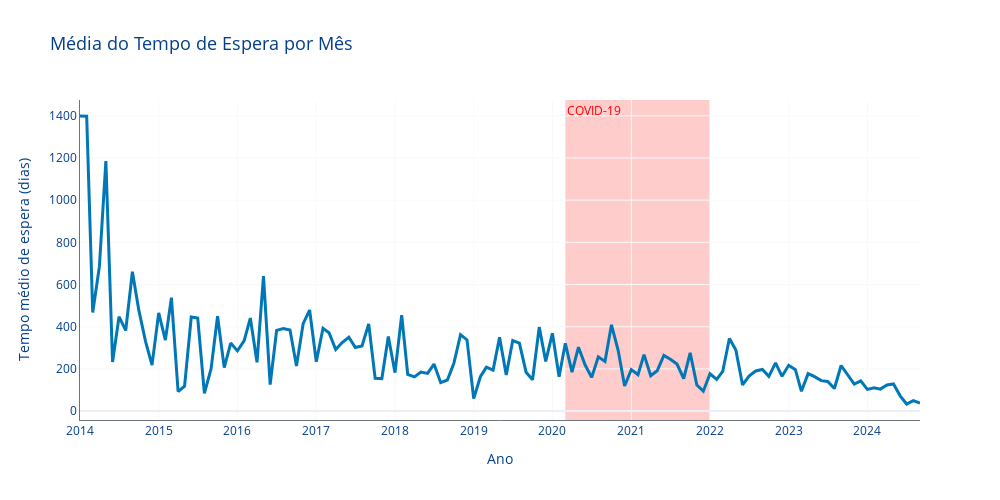

Notebook source saved alongside this figure:
### Markdown cell above
# 2) Houve mudanças na demora ao longo dos anos, especialmente em períodos críticos como a pandemia de COVID-19?

### Code cell
# Garantir que a coluna data_primeira_dialise está em datetime
df_espera['data_primeira_dialise'] = pd.to_datetime(df_espera['data_primeira_dialise'])

# Criar coluna de ano-mês
df_espera['ano_mes'] = df_espera['data_primeira_dialise'].dt.to_period('M').astype(str)

# Agrupar por ano-mês
df_mes = df_espera.groupby('ano_mes')['tempo_entre_fav_e_primeira_dialise'].mean().reset_index()

# Converter ano-mês para datetime (para plotar no eixo)
df_mes['ano_mes_dt'] = pd.to_datetime(df_mes['ano_mes'])

# Gráfico de Linha (sem pontos)
fig1_p2 = go.Figure()

fig1_p2.add_trace(go.Scatter(
    x=df_mes['ano_mes_dt'],
    y=df_mes['tempo_entre_fav_e_primeira_dialise'],
    mode='lines',
    name='Tempo médio de espera',
    line=dict(color=paleta['principal'], width=3)
))

# Tarja vermelha para COVID-19 (março de 2020 até dezembro de 2021)
fig1_p2.add_vrect(
    x0="2020-03-01", x1="2021-12-31",
    fillcolor="red", opacity=0.2,
    layer="below", line_width=0,
    annotation_text="COVID-19", annotation_position="top left",
    annotation_font_size=12, annotation_font_color="red"
)

# Layout final com paleta aplicada
fig1_p2.update_layout(
    title='Média do Tempo de Espera por Mês',
    xaxis_title='Ano',
    yaxis_title='Tempo médio de espera (dias)',
    template='plotly_white',
    plot_bgcolor=paleta['fundo'],
    paper_bgcolor=paleta['fundo'],
    font=dict(color=paleta['quarto']),
    title_font=dict(size=18, color=paleta['quarto']),
    width=1000,
    height=500,
    xaxis=dict(
        tickformat='%Y',
        dtick="M12",
        showgrid=True,
        gridcolor=paleta['quinto'],
        linecolor=paleta['texto'],
        tickfont=dict(color=paleta['quarto'])
    ),
    yaxis=dict(
        showgrid=True,
        gridcolor=paleta['quinto'],
        linecolor=paleta['texto'],
        tickfont=dict(color=paleta['quarto'])
    )
)

fig1_p2.show()

### Figure 1 — Plotly figure (JSON) as saved in the notebook; plotly's stock layout.template omitted (floating-point values rounded to 4 significant figures; data arrays with more than 128 entries replaced by an {"elided": "..."} marker saying what was removed)
{"data": [{"line": {"color": "#0077B6", "width": 3}, "mode": "lines", "name": "Tempo médio de espera", "type": "scatter", "x": {"elided": "129 str values"}, "y": {"elided": "129 float values"}}], "layout": {"annotations": [{"font": {"color": "red", "size": 12}, "showarrow": false, "text": "COVID-19", "x": "2020-03-01", "xanchor": "left", "xref": "x", "y": 1, "yanchor": "top", "yref": "y domain"}], "font": {"color": "#023E8A"}, "height": 500, "paper_bgcolor": "#FFFFFF", "plot_bgcolor": "#FFFFFF", "shapes": [{"fillcolor": "red", "layer": "below", "line": {"width": 0}, "opacity": 0.2, "type": "rect", "x0": "2020-03-01", "x1": "2021-12-31", "xref": "x", "y0": 0, "y1": 1, "yref": "y domain"}], "title": {"font": {"color": "#023E8A", "size": 18}, "text": "Média do Tempo de Espera por Mês"}, "width": 1000, "xaxis": {"dtick": "M12", "gridcolor": "#F8F9FA", "linecolor": "#6C757D", "showgrid": true, "tickfont": {"color": "#023E8A"}, "tickformat": "%Y", "title": {"text": "Ano"}}, "yaxis": {"gridcolor": "#F8F9FA", "linecolor": "#6C757D", "showgrid": true, "tickfont": {"color": "#023E8A"}, "title": {"text": "Tempo médio de espera (dias)"}}}}
